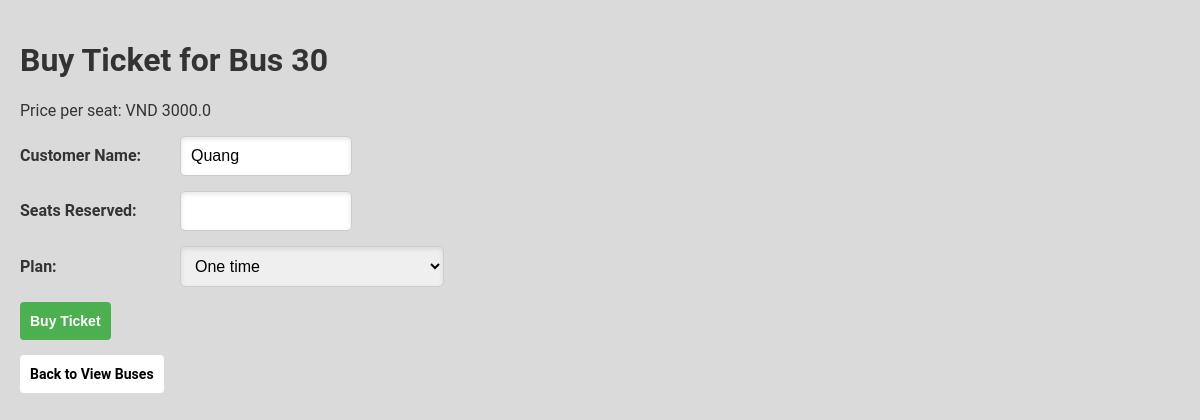
Before: /buy_ticket/6 (signed in) with the older database file.
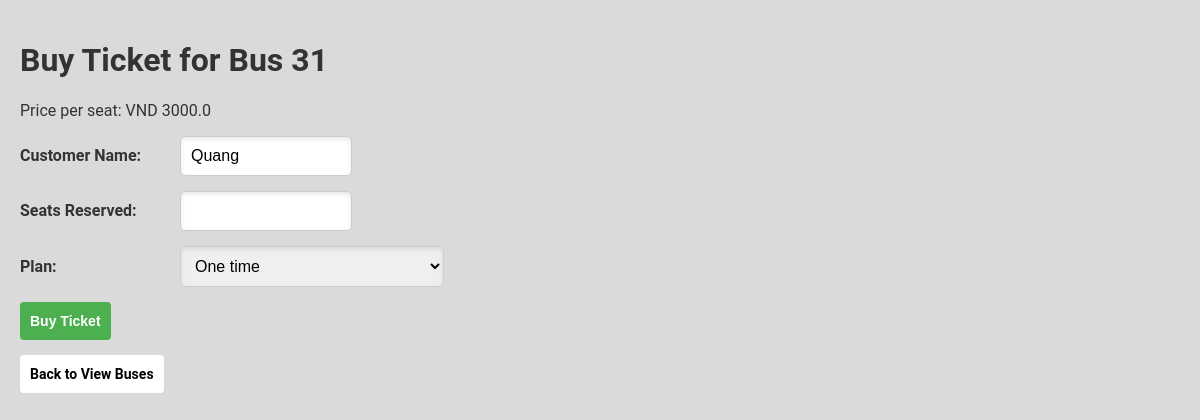
After: the same page with the newer database file.
### tables this page shows
CREATE TABLE buses (
            id INTEGER PRIMARY KEY,
            bus_number TEXT NOT NULL,
            route TEXT NOT NULL,
            total_seats INTEGER NOT NULL,
            available_seats INTEGER NOT NULL
        , time TEXT, price REAL DEFAULT 0.0);

### app.py (the view, shortened to what this page needs)
@app.route('/buy_ticket/<int:bus_id>', methods=['GET', 'POST'])
def buy_ticket(bus_id):
    user_id = session.get('user_id')
    if not user_id:
        flash('You need to log in to buy a ticket.')
        return redirect(url_for('login'))
    user = UserDAO.get_user_by_id(user_id)
    if user is None:
        flash('User not found.')
        return redirect(url_for('login'))
    bus = BusDAO.get_bus(bus_id)
    if bus is None:
        flash('Bus not found.')
        return redirect(url_for('view_buses_route'))
    return render_template('buy_ticket.html', bus=bus, user=user)

### app.py (called while the page is built)
@app.before_request
def load_routes_into_trie():
    buses = BusDAO.view_buses()
    for bus in buses:
        trie.insert(bus[2])

### databases/bus_dao.py (called while the page is built)
    @staticmethod
    def view_buses(sort_by=None, search_query=None):
        conn = sqlite3.connect('bus_reservation.db')
        cursor = conn.cursor()
        query = 'SELECT * FROM buses'
        params = []
        if search_query:
            query += ' WHERE route LIKE ?'
            params.append(f'%{search_query}%')
        if sort_by:
            query += f' ORDER BY {sort_by}'
        cursor.execute(query, params)
        buses = cursor.fetchall()
        conn.close()
        return buses

    @staticmethod
    def get_bus(bus_id):
        conn = sqlite3.connect('bus_reservation.db')
        cursor = conn.cursor()
        cursor.execute('SELECT * FROM buses WHERE id = ?', (bus_id,))
        bus = cursor.fetchone()
        conn.close()
        return bus

### databases/user_dao.py (called while the page is built)
    @staticmethod
    def get_user_by_id(user_id):
        conn = sqlite3.connect('bus_reservation.db')
        cursor = conn.cursor()
        cursor.execute('SELECT * FROM users WHERE id = ?', (user_id,))
        user = cursor.fetchone()
        conn.close()
        return user

### templates/buy_ticket.html (shortened to what this page needs)
<!DOCTYPE html>
<html lang="en">
<head>
    <link rel="stylesheet" type="text/css" href="{{ url_for('static', filename='styles.css') }}">
</head>
<body>
    <div class="container">
        <h1>Buy Ticket for Bus {{ bus[1] }}</h1>
        <p>Price per seat: VND {{ bus[6] }}</p>
        <form action="{{ url_for('buy_ticket', bus_id=bus[0]) }}" method="POST">
            <div class="form-row">
                <label for="customer_name" class="label2">Customer Name:</label>
                <input type="text" id="customer_name" class="input" name="customer_name" value="{{ user[7] }}" required>
            </div>
            <div class="form-row">
                <label for="seats_reserved" class="label2">Seats Reserved:</label>
                <input type="number" id="seats_reserved" class="input" name="seats_reserved" required>
            </div>
            <div class="form-row">
                <label for="plan" class="label2">Plan:</label>
                <select id="plan" name="plan" class="input2" required>
                    <option value="one_time">One time</option>
                </select>
            </div>
            <div class="form-row">
                <button type="submit" class="button2">Buy Ticket</button>
            </div>
        </form>
        <a href="{{ url_for('view_buses_route') }}" class="buttonBack">Back to View Buses</a>
    </div>
</body>
</html>

Changed rows visible on the page:
changed buses: bus_number "30" → "31"
